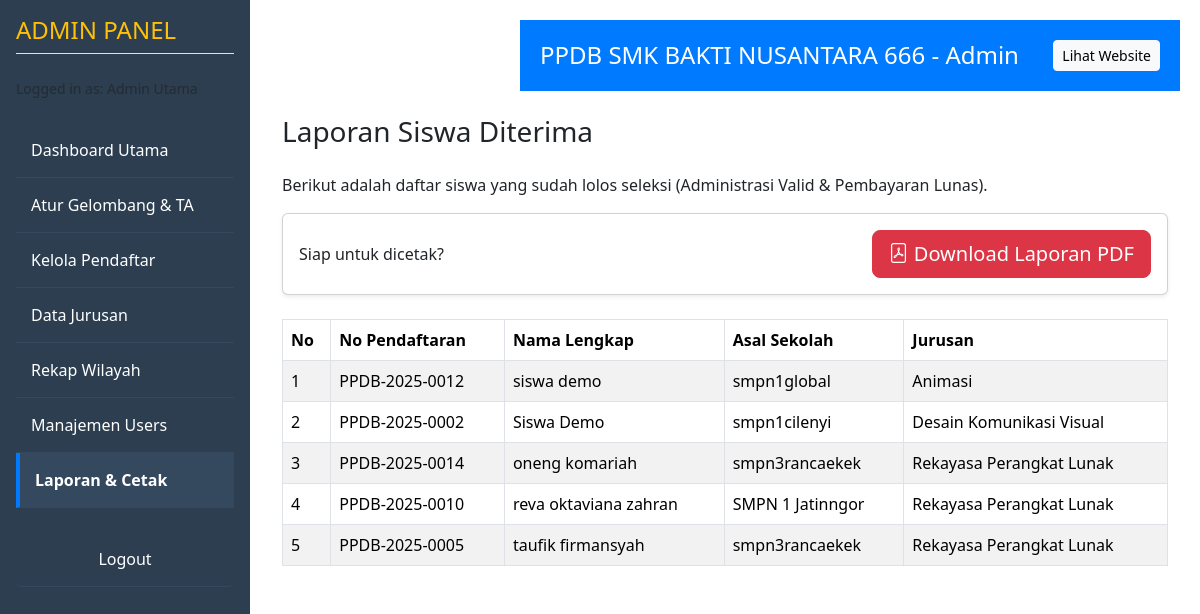
/admin/laporan.php (signed in), run on the app's committed database.
### tables this page shows
CREATE TABLE `pendaftar` (
  `id` bigint(20) NOT NULL,
  `user_id` int(11) DEFAULT NULL,
  `tanggal_daftar` datetime DEFAULT NULL,
  `no_pendaftaran` varchar(20) DEFAULT NULL,
  `gelombang_id` int(11) DEFAULT NULL,
  `jurusan_id` int(11) DEFAULT NULL,
  `status_administrasi` enum('Pending','Diverifikasi','Ditolak') DEFAULT 'Pending',
  `admin_verifikator_id` int(11) DEFAULT NULL,
  `tgl_verifikasi_adm` datetime DEFAULT NULL,
  `catatan_adm` text DEFAULT NULL,
  `status_pembayaran` enum('Belum Bayar','Pending Verifikasi','Lunas','Ditolak') DEFAULT 'Belum Bayar'
);

CREATE TABLE `pendaftar_data_siswa` (
  `pendaftar_id` bigint(20) NOT NULL,
  `nama_lengkap` varchar(120) DEFAULT NULL,
  `nis` varchar(20) DEFAULT NULL,
  `no_handphone` varchar(20) DEFAULT NULL,
  `email` varchar(120) DEFAULT NULL,
  `wilayah_asal_id` int(11) DEFAULT NULL
);

CREATE TABLE `pendaftar_asal_sekolah` (
  `pendaftar_id` bigint(20) NOT NULL,
  `nama_sekolah` varchar(150) DEFAULT NULL
);

CREATE TABLE `jurusan` (
  `id` int(11) NOT NULL,
  `kode` varchar(10) DEFAULT NULL,
  `nama` varchar(100) DEFAULT NULL,
  `kuota` int(11) DEFAULT NULL
);

### admin/laporan.php (the view)
<?php
include('../includes/admin_header.php');
$siswa_diterima = [];
$sql = "SELECT
            p.no_pendaftaran,
            pds.nama_lengkap,
            pds.nis,
            pas.nama_sekolah,
            j.nama as jurusan
        FROM pendaftar p
        JOIN pendaftar_data_siswa pds ON p.id = pds.pendaftar_id
        JOIN pendaftar_asal_sekolah pas ON p.id = pas.pendaftar_id
        JOIN jurusan j ON p.jurusan_id = j.id
        WHERE p.status_pembayaran = 'Lunas' AND p.status_administrasi = 'Diverifikasi'
        ORDER BY j.nama ASC, pds.nama_lengkap ASC";
$result = $conn->query($sql);
if ($result->num_rows > 0) {
    while($row = $result->fetch_assoc()) {
        $siswa_diterima[] = $row;
    }
}
?>
<h3 class="mb-4">Laporan Siswa Diterima</h3>
<p>Berikut adalah daftar siswa yang sudah lolos seleksi (Administrasi Valid & Pembayaran Lunas).</p>
<div class="card shadow-sm mb-4">
    <div class="card-body d-flex justify-content-between align-items-center">
        <span>Siap untuk dicetak?</span>
        <a href="cetak_pdf.php" target="_blank" class="btn btn-danger btn-lg">
            <i class="bi bi-file-pdf"></i> Download Laporan PDF
        </a>
    </div>
</div>
<div class="table-responsive">
    <table class="table table-striped table-bordered">
        <thead class="bg-dark text-white">
            <tr>
                <th>No</th>
                <th>No Pendaftaran</th>
                <th>Nama Lengkap</th>
                <th>Asal Sekolah</th>
                <th>Jurusan</th>
            </tr>
        </thead>
        <tbody>
            <?php if(empty($siswa_diterima)): ?>
                <tr><td colspan="5" class="text-center">Belum ada siswa yang diterima.</td></tr>
            <?php else: ?>
                <?php $no=1; foreach($siswa_diterima as $siswa): ?>
                <tr>
                    <td><?php echo $no++; ?></td>
                    <td><?php echo $siswa['no_pendaftaran']; ?></td>
                    <td><?php echo $siswa['nama_lengkap']; ?></td>
                    <td><?php echo $siswa['nama_sekolah']; ?></td>
                    <td><?php echo $siswa['jurusan']; ?></td>
                </tr>
                <?php endforeach; ?>
            <?php endif; ?>
        </tbody>
    </table>
</div>
<?php include('../includes/admin_footer.php'); ?>

### data on the page
pendaftar: no_pendaftaran "PPDB-2025-0012", pendaftar_data_siswa.nama_lengkap "siswa demo", pendaftar_asal_sekolah.nama_sekolah "smpn1global", jurusan.nama "Animasi"
pendaftar: no_pendaftaran "PPDB-2025-0002", pendaftar_data_siswa.nama_lengkap "Siswa Demo", pendaftar_asal_sekolah.nama_sekolah "smpn1cilenyi", jurusan.nama "Desain Komunikasi Visual"
pendaftar: no_pendaftaran "PPDB-2025-0014", pendaftar_data_siswa.nama_lengkap "oneng komariah", pendaftar_asal_sekolah.nama_sekolah "smpn3rancaekek", jurusan.nama "Rekayasa Perangkat Lunak"
pendaftar: no_pendaftaran "PPDB-2025-0010", pendaftar_data_siswa.nama_lengkap "reva oktaviana zahran", pendaftar_asal_sekolah.nama_sekolah "SMPN 1 Jatinngor", jurusan.nama "Rekayasa Perangkat Lunak"
pendaftar: no_pendaftaran "PPDB-2025-0005", pendaftar_data_siswa.nama_lengkap "taufik firmansyah", pendaftar_asal_sekolah.nama_sekolah "smpn3rancaekek", jurusan.nama "Rekayasa Perangkat Lunak"
